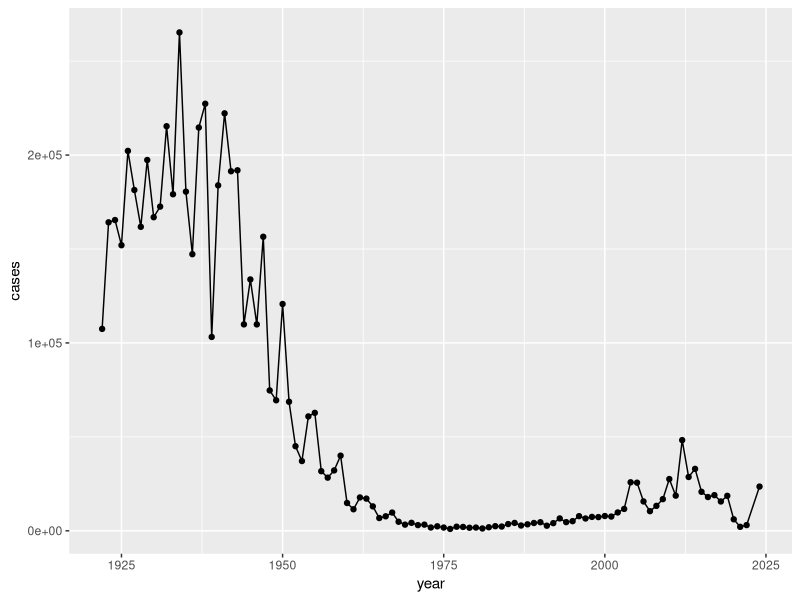
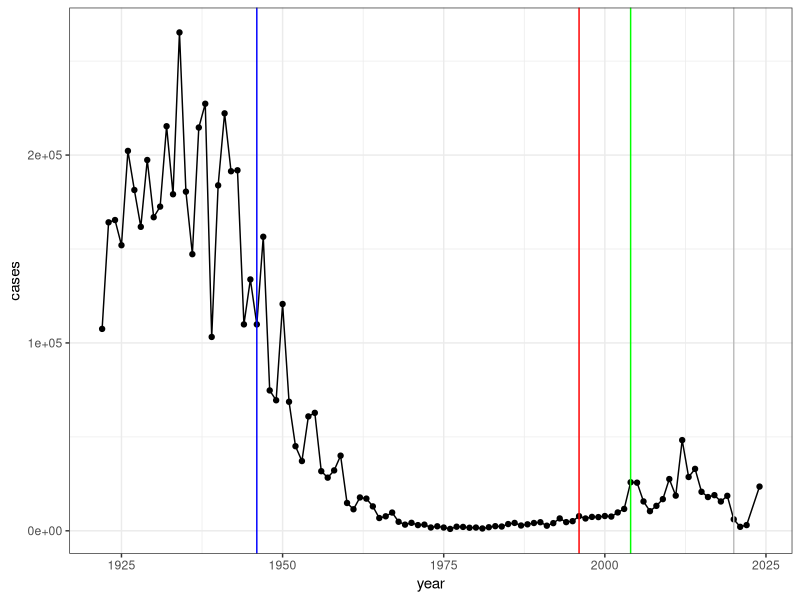

The R source for these figures, in order: (Note: this script raises an error after producing the figures.)
## ---- chunk 1
cdc<-data.frame(
                               year = c(1922L,1923L,1924L,1925L,1926L,
                                        1927L,1928L,1929L,1930L,1931L,1932L,
                                        1933L,1934L,1935L,1936L,1937L,1938L,
                                        1939L,1940L,1941L,1942L,1943L,
                                        1944L,1945L,1946L,1947L,1948L,1949L,
                                        1950L,1951L,1952L,1953L,1954L,1955L,
                                        1956L,1957L,1958L,1959L,1960L,
                                        1961L,1962L,1963L,1964L,1965L,1966L,
                                        1967L,1968L,1969L,1970L,1971L,1972L,
                                        1973L,1974L,1975L,1976L,1977L,1978L,
                                        1979L,1980L,1981L,1982L,1983L,
                                        1984L,1985L,1986L,1987L,1988L,1989L,
                                        1990L,1991L,1992L,1993L,1994L,1995L,
                                        1996L,1997L,1998L,1999L,2000L,
                                        2001L,2002L,2003L,2004L,2005L,2006L,
                                        2007L,2008L,2009L,2010L,2011L,2012L,
                                        2013L,2014L,2015L,2016L,2017L,2018L,
                                        2019L,2020L,2021L,2022L,2024L),
       cases= c(107473,164191,165418,152003,
                                        202210,181411,161799,197371,166914,
                                        172559,215343,179135,265269,180518,
                                        147237,214652,227319,103188,183866,
                                        222202,191383,191890,109873,133792,
                                        109860,156517,74715,69479,120718,68687,
                                        45030,37129,60886,62786,31732,28295,
                                        32148,40005,14809,11468,17749,
                                        17135,13005,6799,7717,9718,4810,3285,
                                        4249,3036,3287,1759,2402,1738,
                                        1010,2177,2063,1623,1730,1248,1895,
                                        2463,2276,3589,4195,2823,3450,4157,
                                        4570,2719,4083,6586,4617,5137,
                                        7796,6564,7405,7298,7867,7580,9771,
                                        11647,25827,25616,15632,10454,13278,
                                        16858,27550,18719,48277,28639,
                                        32971,20762,17972,18975,15609,18617,
                                        6124,2116,3044,23544)
     )
## ---- chunk 2
cdc
## ---- chunk 3
library(ggplot2)
baseplot<-ggplot(cdc)+ 
  aes(year,cases)+
  geom_point()+
  geom_line()


baseplot
## ---- chunk 4
baseplot+
  theme_bw()+
  geom_vline(xintercept = 1946, col="blue")+
  geom_vline(xintercept = 1996, col="red")+
  geom_vline(xintercept = 2020, col="gray")+
  geom_vline(xintercept = 2004, col="green")
## ---- chunk 5
library(jsonlite)
subject<- read_json("subject", simplifyVector = TRUE)
head(subject)
## ---- chunk 6
table(subject$infancy_vac)
## ---- chunk 7
table(subject$race, subject$biological_sex)
## ---- chunk 8
table(subject$dataset)
## ---- chunk 9
specimen<-read_json("specimen.json", simplifyVector = TRUE)
ab_titer<-read_json("plasma_ab_titer.json", simplifyVector = TRUE)
## ---- chunk 10
head(specimen)
## ---- chunk 11
head(ab_titer)
## ---- chunk 12
library(dplyr)
meta<-inner_join(subject,specimen)
## ---- chunk 13
head(meta)
## ---- chunk 14
abdata<- inner_join(ab_titer,meta)
head(abdata)
## ---- chunk 15
nrow(abdata)
## ---- chunk 16
table(abdata$isotype)
## ---- chunk 17
table(abdata$antigen)
## ---- chunk 18
igg<- filter(abdata,isotype=="IgG")
head(igg)
## ---- chunk 19
igg_boxplot<-ggplot(igg)+
  aes(MFI_normalised, antigen, col=infancy_vac)+
  geom_boxplot()
igg_boxplot
## ---- chunk 20
table(abdata$visit)
  
## ---- chunk 21
igg_boxplot+
  facet_wrap(~infancy_vac)
## ---- chunk 22
igg_boxplot+
  facet_wrap(~visit)
## ---- chunk 23
abdata.21 <- abdata %>% filter(dataset == "2021_dataset")
abdata.21 %>% filter(isotype == "IgG",  antigen == "PT") %>% 

ggplot()+
  aes(x=planned_day_relative_to_boost, y=MFI_normalised, col=infancy_vac,group=subject_id)+
  geom_point()+
  geom_line()+
  geom_vline(xintercept=0, linetype="dashed") +
  geom_vline(xintercept=14, linetype="dashed") +
  labs(title="2021 dataset IgG PT",
       subtitle = "Dashed lines indicate day 0 (pre-boost) and 14 (apparent peak levels)")


